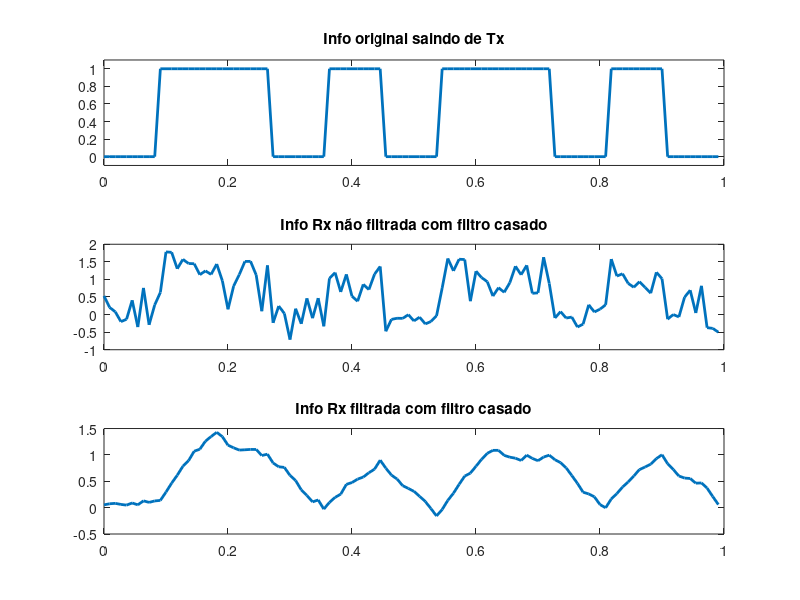

Source code (MATLAB):


%    Aluno: Rafael Teles Espindola
%    Relatório 3
%    Transmissão binária em banda base com e sem filtro casado

%    • Simular uma transmissão binária com os seguintes
%      parâmetros:
%        • Sequência de informação [0 1 1 0 1 0 1 1 0 1 0];
%        • Sinalização NRZ unipolar com nível de amplitude de 1V;
%        • Canal AWGN com SNR = 10 dB;
%        • Recepção com e sem filtro casado (implementar as duas
%          soluções)
%    • Apresentar os gráficos de todos os estágios da transmissão,
%      comentar e concluir os resultados;


%%%%%%%%%%%%%%%%%%%%%%%%%%%%%%%%%%%%%%%%%%%%%%%%%%%%%%%%%%%%%%%%%%%%%%%%%%%%%%%%
pkg load signal           % upsample
pkg load communications   % awgn
close all; close all; clc               
%%%%%%%%%%%%%%%%%%%%%%%%%%%%%%%%%%%%%%%%%%%%%%%%%%%%%%%%%%%%%%%%%%%%%%%%%%%%%%%%

A         = 1;                             % Amplitude do sinal em volts
N         = 10;                            % Cada bit possui N amostras 
limiar    = A/2;                           % Acima disso é 1. Abaixo é 0
info_bin  = [0 1 1 0 1 0 1 1 0 1 0];       % Sequência de informação
info_up   = upsample(info_bin, N);         % Sequência pronta para filtragem

filtro_tx = ones(1,N);                     % Preparando filtro
filtro_rx = fliplr(filtro_tx);             % Preparando filtro

info_tx   = filter(filtro_tx, 1, info_up); % Info filtrada/formatada pronta para enviar
info_rx   = awgn(info_tx,10);              % Info que chega ao Rx passou por um canal awgn

info_rx_filter      = filter(filtro_rx, 1, info_rx)/N;  % Info recebida filtrada com o filtro casado
info_hat_casada     = info_rx_filter(N:N:end) > limiar; % Infomação binária casada
info_hat_nao_casada = info_rx(N:N:end) > limiar;        % Informação binária não casada

%%%%%%%%%%%%%%%%%%%%%%%%%%%%%%%%%%%%%%%%%%%%%%%%%%%%%%%%%%%%%%%%%%%%%%%%%%%%%%%%

t = 0:1/(length(info_bin)*N):1-(1/(length(info_bin)*N));

figure(1)
    subplot(311)
        plot(t, info_tx, 'LineWidth', 2)
        ylim([-0.1*A 1.1*A])
        title('Info original saindo de Tx')
        
    subplot(312)
        plot(t, info_rx, 'LineWidth', 2)
        title('Info Rx não filtrada com filtro casado')
        
    subplot(313)
        plot(t, info_rx_filter, 'LineWidth', 2)
        title('Info Rx filtrada com filtro casado')



        
        
        
        
        
